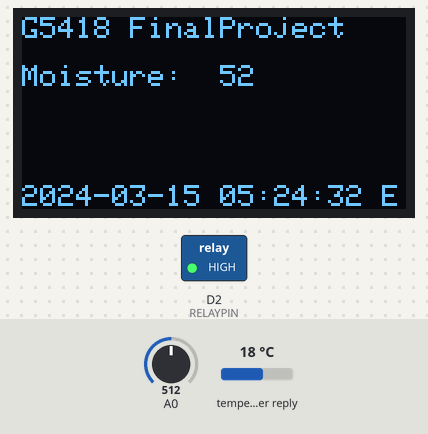
This sketch was run on a simulated Arduino Nano 33 IoT. Parts: 128×64 one-colour display, switched loads named in the sketch (green lamp = pin HIGH). Inputs (shaded band) come from the test bench; at power-on: A0 = 512, temperature in the weather reply 18 °C. WiFi joins after 1.5 s; servers stay silent unless stated; uploads are accepted with an empty reply; random numbers use the default seed unless the sketch sets one; no MQTT or app messages arrive unless stated; web services answer with replies made up by the test bench; what the sketch prints to the serial monitor is not drawn.

Above: at 5.1 s.
5.2 s: A0 set to 571
At 7.0 s:
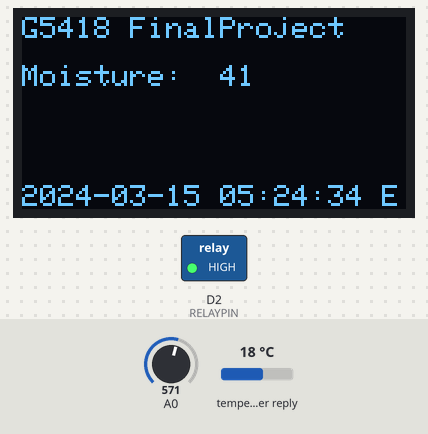
9.2 s: A0 set to 596
At 10.2 s:
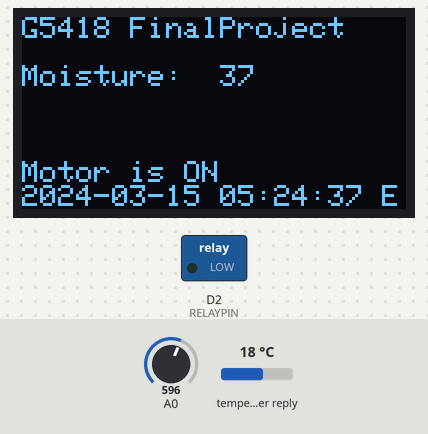
14.9 s: A0 set to 306
At 16.9 s:
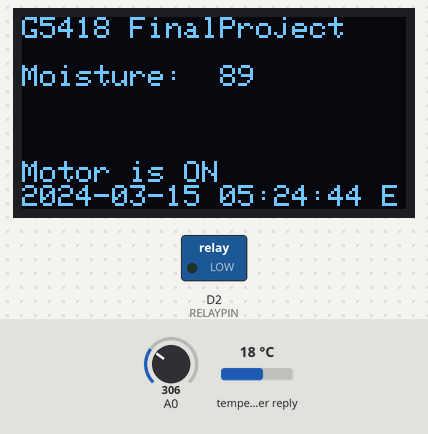
18.8 s: A0 set to 284
At 20.2 s:
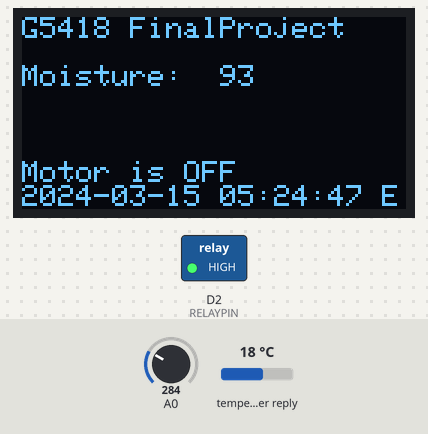
Timing chart, 0 to 21.8 s (numbered marks = the images above; inputs shaded):
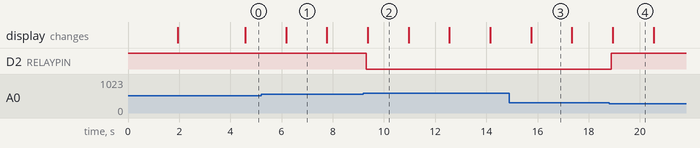

Measured:
- the behaviour switches between 580 and 581 on A0 (found by bisection; images 1 and 2)
- the behaviour switches between 300 and 299 on A0 (found by bisection; images 3 and 4)
- after the input at 9.2 s, D2 (RELAYPIN): HIGH → LOW after 0.11 s
- after the input at 18.8 s, D2 (RELAYPIN): LOW → HIGH after 0.08 s
- what the display in image 1 shows lasts 1.6 s, from 6.2 s to 7.8 s

The sketch:

Smart_Lawn_Irrigation_system.ino
```cpp
/**************************************************************************
 Class: ECE508 Summer 2023
 Student Name: Shivakumar Nyamagoud
 Gnumber: Gxxxx5418
 Date: 06/27/2023
 Project: Final Project Team 06
 Description: Smart Lawn irrigation system using Ardunio Nano IoT 33 for more reference read the paper
 Issues:
**************************************************************************/

#include "my_library.h"

const char gNumber[15] = "G5418";         //Replace with your last digits of G-number
const char* wifi_ssid = "sweethome";      //Replace with your WiFi SSID
const char* wifi_pass = "foxpointe9210";  //Replace with your WiFi password

unsigned long currMillis, prevMillis;
char lcdBuffer[64];
String oledline[9];
unsigned long wifiEpoch = 0;

// Relay PIN
const int RELAYPIN = 2;  // Digital pin for relay control

JSONVar myJsonDoc;

void setup() {
  Serial.begin(115200);

  // Relay PIN SET
  pinMode(RELAYPIN, OUTPUT);     // Set the relay pin as an output
  digitalWrite(RELAYPIN, HIGH);  // Deactivate the relay (turn it OFF)

  //Initialize OLDE screen
  startOLEDnano33IoT_Ascii();

  oledline[1] = "G5418 FinalProject";
  for (int jj = 2; jj <= 8; jj++) { oledline[jj] = ""; }

  // check for the WiFi module:
  oledline[2] = "Wifi status...";
  displayTextOLED_Ascii(oledline);
  if (WiFi.status() == WL_NO_MODULE) {
    Serial.println("Communication with WiFi module failed!");
    while (true)
      ;
  }

  // attempting to connect to Wifi network:
  oledline[2] = "Connecting to Wifi...";
  displayTextOLED_Ascii(oledline);

  prevMillis = millis();
  int statusWiFi = WL_IDLE_STATUS;
  while (statusWiFi != WL_CONNECTED) {
    Serial.print("Attempting to connect to WiFi: ");
    statusWiFi = WiFi.begin(wifi_ssid, wifi_pass);
    delay(250);
  }
  currMillis = millis();
  sprintf(lcdBuffer, "Connected in %d sec", (currMillis - prevMillis) / 1000);
  oledline[2] = lcdBuffer;
  displayTextOLED_Ascii(oledline);

  // MQTT initilize
  Mqtt_Initialize();

  for (int jj = 2; jj <= 8; jj++) { oledline[jj] = ""; }

  prevMillis = millis();  //initial start time
}

void loop() {

  currMillis = millis();
  // digitalWrite(RELAYPIN, HIGH);  // Activate the relay (turn it on)
  // delay(5000);                   // Wait for 2 seconds
  // digitalWrite(RELAYPIN, LOW);   // Deactivate the relay (turn it off)
  // delay(5000);

  if (currMillis - prevMillis >= 1000)  //Display every second
  {
    prevMillis = currMillis;

    // Get the Today's date and time
    wifiEpoch = WiFi.getTime();
    convCurrentTimeET(wifiEpoch, lcdBuffer);
    oledline[8] = String(lcdBuffer) + " E";

    String info = "";
    Get_Weather_Info(oledline);
    Get_Soil_Moisture(oledline);

    Loop_Mqtt(myJsonDoc, oledline);

    displayTextOLED_Ascii(oledline);
  }
}
```

Get_Weather_Info.cpp
```cpp
#include "JSONVar.h"
#include "my_library.h"
#include <string.h>

// Weather API Server details and endpoint and parameters
char server[] = "api.openweathermap.org";
char endpoint[] = "/data/2.5/weather";
char queryParams[] = "?q=Ashburn,US&APPID=dca01d5f86d3a010c7a38128af92a055";
int serverPort = 443;
WiFiSSLClient httpClient;
JSONVar RainObject;
JSONVar oledObject;
char* day[] = { "Today", "Tomorrow" };
char tempBuffer[64];
extern String Motor_Status;
volatile int rainforecatsflag = 0;
// SoilMoisture variables
unsigned int Moisture_Low = 250;
unsigned int Moisture_High = 800;
void Get_Weather_Info(String oledline[9]) {

  httpClient.connect(server, serverPort);
  httpClient.print(String("GET ") + endpoint + queryParams + " HTTP/1.1\r\n" + "Host: " + server + "\r\n" + "Connection: close\r\n\r\n");

  while (httpClient.connected()) {
    String line = httpClient.readStringUntil('\n');
    if (line == "\r") {
      Serial.println("Headers received");
      break;
    }
  }

  while (httpClient.available()) {
    String response = httpClient.readStringUntil('\n');
    //Serial.println(response);
    oledObject = oledObject.parse(response);

    double value = oledObject["main"]["temp"];
    if (value != 0) {
      double temp = ((float)value - 273.15) * 9 / 5 + 32;
      sprintf(tempBuffer, "Temp: %.2f F", temp);
    }

    //If currently it is raing then it updats the rain other wise display the forecast
    const char* Rain = NULL;
    Rain = oledObject["weather"][0]["main"];
    if (Rain != NULL && Rain == "rain") {
      const char* RainLevel = NULL;
      RainLevel = oledObject["weather"][0]["description"];
      String Level = String(RainLevel);
      Level.replace("rain", "");
      oledline[4] = String(Rain) + "ing: " + Level;
      Serial.println(String(Rain) + "ing: " + Level);
      rainforecatsflag = 1;
      break;
    }
  }
  oledline[2] = String(tempBuffer);

  if (oledline[4] == "") {
    Get_Rain_Info(oledline);
  }
  httpClient.stop();
}

// Weather API Server details and endpoint and parameters
char rain_server[] = "www.7timer.info";
char rain_endpoint[] = "/bin/api.pl";
char rain_requestParams[] = "?lon=-77.487&lat=39.044&product=civillight&output=json";
WiFiSSLClient rainhttpClient;

//https://www.7timer.info/bin/api.pl?lon=-77.487&lat=39.044&product=civillight&output=json

void Get_Rain_Info(String oledline[9]) {
  rainhttpClient.connect(rain_server, serverPort);
  rainhttpClient.print(String("GET ") + rain_endpoint + rain_requestParams + " HTTP/1.1\r\n" + "Host: " + rain_server + "\r\n" + "Connection: close\r\n\r\n");

  while (rainhttpClient.connected()) {
    String line = rainhttpClient.readStringUntil('\n');
    if (line == "\r") {
      Serial.println("Rain Data received");
      break;
    }
  }

  String jsondata = "";
  while (rainhttpClient.available()) {
    String response = rainhttpClient.readString();
    jsondata += response;
  }
  Serial.println(String(jsondata));

  jsondata.replace("\n", "");  //remove '\n' from string
  jsondata.replace(" ", "");   //remove A from string
  //if any garbage before Json String remove that also
  if (jsondata.length() > 20) {
    int i = 0;
    while (1) {
      if (jsondata.charAt(i) == '{') {
        jsondata.remove(0, i);
        break;
      }
      i++;
    }
  }
  Serial.println(String(jsondata));

  // Parse the JSON string
  DynamicJsonDocument DataSeries(1024);  // Adjust the size according to your JSON data
  DeserializationError error = deserializeJson(DataSeries, jsondata);
  JsonArray jsonArray = DataSeries["dataseries"].as<JsonArray>();
  // Convert the array elements to strings and print them

  unsigned int count = 0;

  for (JsonVariant value : jsonArray) {
    String Date = value["date"].as<String>();
    String RainStatus = value["weather"].as<String>();

    // if you want to test the feature motor should not turn on if there is raining today and tomorrow
    // please uncomment below line and comment above line and test it
    //String RainStatus = "rain";

    // if the rain forecast is rain then set flah high so the motor will not turn on
    if (count == 0) {
      if (RainStatus == "rain") {
        rainforecatsflag = 1;
      } else {
        rainforecatsflag = 0;
      }
    }
    Serial.println("Date: " + Date + "-> " + RainStatus);
    oledline[4 + count] = String(day[count]) + String("-> " + RainStatus);
    if (++count == 2) {
      count = 0;
      break;
    }
  }
  rainhttpClient.stop();
}
void Get_Soil_Moisture(String oledline[9]) {
  int Moisture_Data = analogRead(A0);
  Serial.println("Moisture Data: " + String(Moisture_Data));
  int MoistureValue = map(Moisture_Data, Moisture_High, Moisture_Low, 0, 100);
  MoistureValue = constrain(MoistureValue, 0, 100);  // Ensure the percentage is within the valid range
  oledline[3] = String("Moisture:  ") + String(MoistureValue);
  // if rain forecatse is high then do not turn on motor
  if (rainforecatsflag != 1) {
    if (MoistureValue < 40) {
      // Turn ON watring motor
      Motor_Status = "Motor is ON";
      digitalWrite(2, LOW);
    } else {
      // Turn OFF watring motor after moisture value reaches > 90
      if (MoistureValue > 90) {
        Motor_Status = "Motor is OFF";
        digitalWrite(2, HIGH);
      }
    }
  }
}
```

MQTT_Library.cpp
```cpp
#include "my_library.h"

//MQTT varaibles
const int oledLib = 1;
WiFiClient wifiClient;
MQTTClient mqttClient;

// Relay PIN
extern const int RELAYPIN = 2;  // Digital pin for relay control

const char mqttBroker[63] = "public.cloud.shiftr.io";  //"192.168.1.204";

int myRand;
char mqttClienName[31] = "client_59999_Gxxxx5678";
int intervalMQTT = 0;
long nmrMqttMesages = 0;
String mqttStringMessage;
char topicPub[3][61] = { "" };
char topicPubInfo[61] = "";
char topicSub[61] = "";

char tmpBuffer[64];
const char gNumber[15] = "Gxxxx5418";  //Replace with your last digits of G-number
String Motor_Status = "";
void Mqtt_Initialize(void) {
  sprintf(topicPubInfo, "%s%s%s", "/gmu/ece508/team06/", gNumber, "/Smart_Lawn_Irrigation_system");
  sprintf(topicPub[0], "%s%s%s", "/gmu/ece508/team06/", gNumber, "/Temperature");
  sprintf(topicPub[1], "%s%s%s", "/gmu/ece508/team06/", gNumber, "/SoilMoisture");
  sprintf(topicPub[2], "%s%s%s", "/gmu/ece508/team06/", gNumber, "/RainPrediction");
  sprintf(topicSub, "%s%s%s", "/gmu/ece508/team06/", gNumber, "/MotorStatus");

  //Generate Random MQTT ClientID
  myRand = random(0, 9999);
  sprintf(mqttClienName, "client_%04d_%s", myRand, gNumber);
  mqttClient.begin(mqttBroker, wifiClient);
  mqttClient.onMessage(messageReceived);
}
void Loop_Mqtt(JSONVar myJsonDoc, String oledline[9]) {
  mqttClient.loop();
  if (!mqttClient.connected()) {
    connectMqtt(mqttClienName);
  }

  intervalMQTT++;
  if (intervalMQTT >= 2) {
    intervalMQTT = 0;
    nmrMqttMesages++;

    myJsonDoc["class"] = String("ece508");
    myJsonDoc["team"] = String("06");
    myJsonDoc["Gnumber"] = String("Gxxx5418");
    myJsonDoc["device"] = String("nano33iot");
    convDDHHMMSS(millis() / 1000, tmpBuffer);
    myJsonDoc["uptime"] = String(tmpBuffer);
    getWiFiRSSI(tmpBuffer);
    myJsonDoc["rssi"] = String(tmpBuffer);

    myJsonDoc["msgnum"] = nmrMqttMesages;
    getMacWifiShield(tmpBuffer);
    myJsonDoc["Temperature"] = oledline[2];
    myJsonDoc["Soilmoisture"] = oledline[3];
    myJsonDoc["Rain"] = oledline[4];
    myJsonDoc["MotorStatus"] = String(Motor_Status);
    myJsonDoc["Date"] = oledline[8];

    //Jon Info publish
    mqttStringMessage = JSON.stringify(myJsonDoc);
    mqttClient.publish(topicPubInfo, mqttStringMessage);
    Serial.println(String(topicPubInfo) + " : " + String(mqttStringMessage));

    for (int i = 0; i < 3; i++) {
      mqttClient.publish(topicPub[i], oledline[2 + i]);
      Serial.println(String(topicPub[i]) + " : " + oledline[2 + i]);
    }
  }
  if (Motor_Status != "") {
    oledline[7] = Motor_Status;
  }
}

void connectMqtt(char *mqttClienName) {
  // Serial.println("connectMqtt: Checking WiFi...");
  while (WiFi.status() != WL_CONNECTED) {
    //  Serial.print(".");
    delay(1000);
  }
  //Serial.println("connectMqtt: WiFi Ok...");

  //Serial.println("connectMqtt: Checking MQTT...");
  while (!mqttClient.connect(mqttClienName, "public", "public")) {
    Serial.print(".");
    delay(1000);
  }
  //Serial.println("connectMqtt: MQTT Ok...");

  Serial.println("Subscribed: " + String(topicSub));
  mqttClient.subscribe(topicSub);
}

void messageReceived(String &topic, String &payload) {
  Serial.println("incoming: " + topic + " - " + payload);
  /*if (payload == "start") {
    Motor_Status = "ON: watering";
    digitalWrite(RELAYPIN, LOW);  // Deactivate the relay (turn it ON)
  } else if (payload == "stop") {
    Motor_Status = "OFF";
    digitalWrite(RELAYPIN, HIGH);  // Deactivate the relay (turn it OFF)
  } else {
    Serial.println("Subscribe: " + topic + " - " + payload + "INVALID command");
  }*/
}
```

my_library.cpp
```cpp
#include "my_library.h"

#define I2C_ADDRESS 0x3C
SSD1306AsciiWire oled;


void startOLEDnano33IoT_Ascii(void) {
  //Arduino Nano 33 IoT SDA->A4, SCL->A5
  Wire.begin();  //Arduino Nano 33 ioT
  oled.begin(&Adafruit128x64, I2C_ADDRESS, -1);
  oled.setFont(Adafruit5x7);
}

void displayTextOLED_Ascii(String oledline[9]) {
  oled.clear();
  oled.set1X();
  for (int jj = 1; jj <= 8; jj++) {
    oled.println(oledline[jj]);
  }
}

void convDDHHMMSS(unsigned long currSeconds, char *uptimeDDHHMMSS) {
  int dd, hh, mm, ss;

  ss = currSeconds;  //258320.0 2 23:45:20
  dd = (ss / 86400);
  hh = (ss - (86400 * dd)) / 3600;
  mm = (ss - (86400 * dd) - (3600 * hh)) / 60;
  ss = (ss - (86400 * dd) - (3600 * hh) - (60 * mm));

  sprintf(uptimeDDHHMMSS, "%d %02d:%02d:%02d", dd, hh, mm, ss);
};

void convCurrentTimeET(unsigned long currSeconds, char *currentTimeET) {
  time_t rawtime = currSeconds - 18000;
  struct tm ts;
  char buf[70];

  ts = *localtime(&rawtime);

  strftime(buf, sizeof(buf), "%Y-%m-%d %H:%M:%S", &ts);
  sprintf(currentTimeET, buf);
};

void getWiFiRSSI(char *wifiRSSI) {
  sprintf(wifiRSSI, "%lddBm %d.%d.%d.%d", WiFi.RSSI(), WiFi.localIP()[0], WiFi.localIP()[1], WiFi.localIP()[2], WiFi.localIP()[3]);
};

void getMacWifiShield(char *macWifiShield) {
  byte mac[6];

  WiFi.macAddress(mac);
  sprintf(macWifiShield, "%02X:%02X:%02X:%02X:%02X:%02X", mac[5], mac[4], mac[3], mac[2], mac[1], mac[0]);
};

void getMacRouter(char *macRouter) {
  byte mac[6];

  WiFi.BSSID(mac);
  sprintf(macRouter, "%02X:%02X:%02X:%02X:%02X:%02X", mac[5], mac[4], mac[3], mac[2], mac[1], mac[0]);
};
```

my_library.h
```cpp
#ifndef MY_LIBRARY_H
#define MY_LIBRARY_H

#include <stdio.h>
#include <Arduino.h>
#include <Arduino_JSON.h>
#include <WiFiNINA.h>
#include <MQTT.h>
#include <time.h>
#include <Wire.h>
#include "SSD1306Ascii.h"
#include "SSD1306AsciiWire.h"
#include <ArduinoJson.h>
#include <ArduinoHttpClient.h>
#include <ArduinoMqttClient.h>

void startOLEDnano33IoT_Ascii(void);
void displayTextOLED_Ascii(String oledline[9]);

void convDDHHMMSS(unsigned long currSeconds, char *uptimeDDHHMMSS);
void convCurrentTimeET(unsigned long currSeconds, char *currentTimeET);

void getWiFiRSSI(char *wifiRSSI);
void getMacWifiShield(char *macWifiShield);
void getMacRouter(char *macRouter);


void Get_Weather_Info(String oledline[9]);
void Get_Rain_Info(String oledline[9]);
void Get_Soil_Moisture(String oledline[9]);
void Mqtt_Initialize(void);
void Loop_Mqtt(JSONVar myJsonDoc, String oledline[9]);

//MQTT
void connectMqtt(char *mqttClienName);
void messageReceived(String &topic, String &payload);
#endif
```
